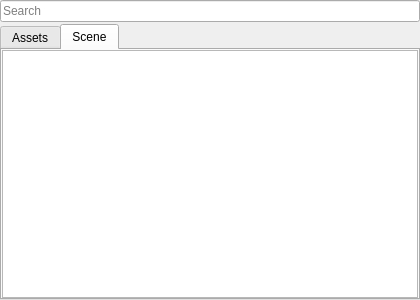
<?xml version="1.0" encoding="UTF-8"?>
<ui version="4.0">
 <class>ObjectSelectBrowser</class>
 <widget class="QWidget" name="ObjectSelectBrowser">
  <property name="geometry">
   <rect>
    <x>0</x>
    <y>0</y>
    <width>420</width>
    <height>300</height>
   </rect>
  </property>
  <property name="windowTitle">
   <string notr="true">Select</string>
  </property>
  <layout class="QVBoxLayout" name="verticalLayout">
   <property name="spacing">
    <number>2</number>
   </property>
   <property name="leftMargin">
    <number>0</number>
   </property>
   <property name="topMargin">
    <number>0</number>
   </property>
   <property name="rightMargin">
    <number>0</number>
   </property>
   <property name="bottomMargin">
    <number>0</number>
   </property>
   <item>
    <widget class="QLineEdit" name="lineEdit">
     <property name="placeholderText">
      <string>Search</string>
     </property>
    </widget>
   </item>
   <item>
    <widget class="QTabWidget" name="tabWidget">
     <property name="currentIndex">
      <number>1</number>
     </property>
     <widget class="QWidget" name="assets">
      <attribute name="title">
       <string notr="true">Assets</string>
      </attribute>
      <layout class="QVBoxLayout" name="assetsLayout">
       <property name="spacing">
        <number>2</number>
       </property>
       <property name="leftMargin">
        <number>0</number>
       </property>
       <property name="topMargin">
        <number>0</number>
       </property>
       <property name="rightMargin">
        <number>0</number>
       </property>
       <property name="bottomMargin">
        <number>0</number>
       </property>
       <item>
        <widget class="QListView" name="listView">
         <property name="movement">
          <enum>QListView::Static</enum>
         </property>
         <property name="resizeMode">
          <enum>QListView::Adjust</enum>
         </property>
         <property name="layoutMode">
          <enum>QListView::Batched</enum>
         </property>
         <property name="viewMode">
          <enum>QListView::IconMode</enum>
         </property>
         <property name="wordWrap">
          <bool>true</bool>
         </property>
        </widget>
       </item>
      </layout>
     </widget>
     <widget class="QWidget" name="scene">
      <attribute name="title">
       <string notr="true">Scene</string>
      </attribute>
      <layout class="QVBoxLayout" name="sceneLayout">
       <property name="spacing">
        <number>2</number>
       </property>
       <property name="leftMargin">
        <number>0</number>
       </property>
       <property name="topMargin">
        <number>0</number>
       </property>
       <property name="rightMargin">
        <number>0</number>
       </property>
       <property name="bottomMargin">
        <number>0</number>
       </property>
       <item>
        <widget class="QTreeView" name="treeView">
         <attribute name="headerVisible">
          <bool>false</bool>
         </attribute>
        </widget>
       </item>
      </layout>
     </widget>
    </widget>
   </item>
  </layout>
 </widget>
 <resources/>
 <connections/>
</ui>
